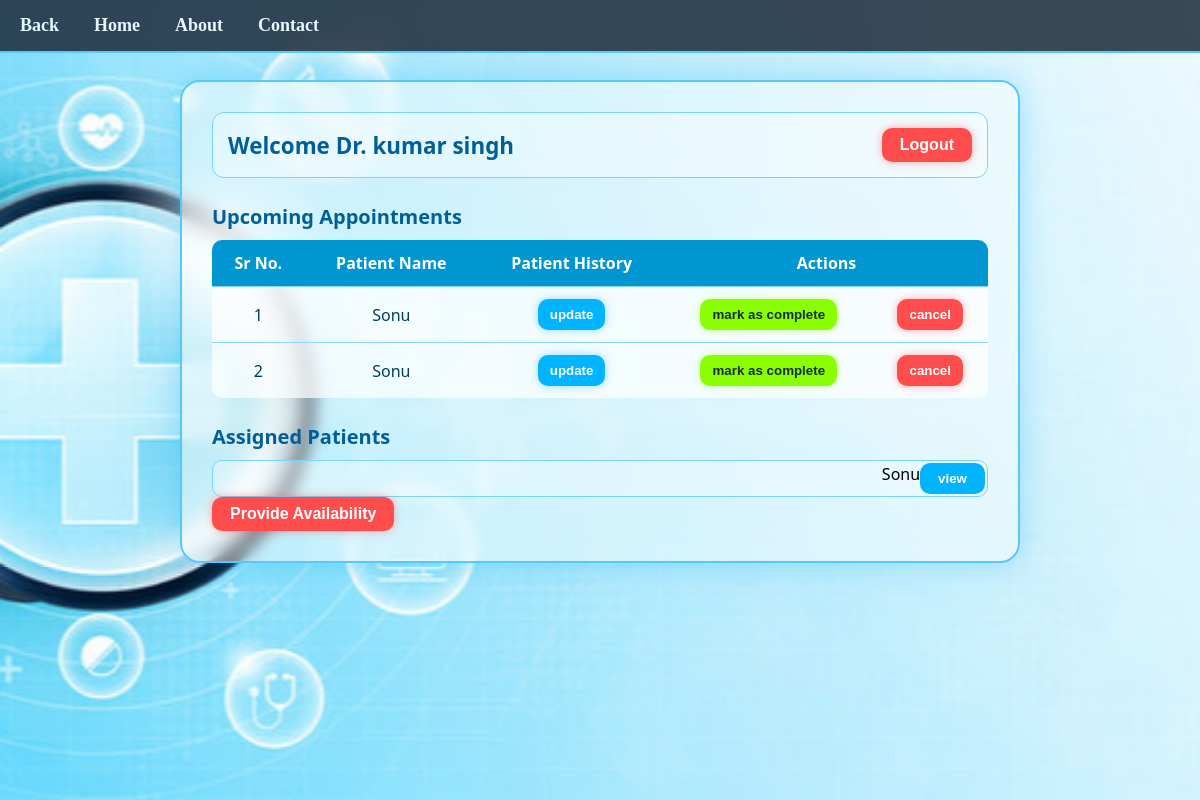
/doctor (signed in), run on the app's committed database.
### tables this page shows
CREATE TABLE doctors (
            id INTEGER PRIMARY KEY AUTOINCREMENT,
            user_id INTEGER NOT NULL,
            fullname TEXT NOT NULL,
            specialization TEXT NOT NULL,
            department TEXT NOT NULL,
            experience INTEGER,
            FOREIGN KEY (user_id) REFERENCES users(id) ON DELETE CASCADE
        );

CREATE TABLE appointments (
            id INTEGER PRIMARY KEY AUTOINCREMENT,
            patient_id INTEGER NOT NULL,
            doctor_id INTEGER NOT NULL,
            department TEXT NOT NULL,
            date TEXT NOT NULL,
            time TEXT NOT NULL,
            status TEXT CHECK(status IN ('booked', 'cancelled', 'completed')) DEFAULT
            'booked',
            FOREIGN KEY (patient_id) REFERENCES patients(id) ON DELETE CASCADE,
            FOREIGN KEY (doctor_id) REFERENCES doctors(id) ON DELETE CASCADE
            );

CREATE TABLE users (
                id INTEGER PRIMARY KEY AUTOINCREMENT,
                fullname TEXT NOT NULL,
                username TEXT UNIQUE NOT NULL,
                password TEXT NOT NULL,
                role TEXT CHECK(role IN ('admin', 'doctor', 'patient')) NOT NULL);

CREATE TABLE patients (
            id INTEGER PRIMARY KEY AUTOINCREMENT,
            user_id INTEGER NOT NULL,
            fullname TEXT NOT NULL,
            age INTEGER,
            gender TEXT,
            contact TEXT,
            blood_group TEXT,
            height INTEGER,
            weight INTEGER,
            FOREIGN KEY (user_id) REFERENCES users(id) ON DELETE CASCADE
            );

### app.py (the view)
@app.route("/doctor")
def doctor():
    doctor_id = session.get("doctor_id")
    if not doctor_id:
        return redirect("/")
    doctor = module.get_doctor_by_id(doctor_id)
    upcoming = module.get_doctor_upcoming_appointments(doctor_id)
    assigned = module.get_assigned_patients(doctor_id)
    return render_template(
        "doctor.html",
        doctor=doctor,
        upcoming=upcoming,
        assigned=assigned
    )

### module.py (called while the page is built)
def host_get_db():
    conn = sqlite3.connect('hospital.db')
    conn.row_factory=sqlite3.Row
    conn.execute("PRAGMA foreign_keys = ON")  # enforce FK constraints
    return conn

def get_doctor_upcoming_appointments(doctor_id):
    conn = host_get_db()
    cur = conn.cursor()
    cur.execute("""
        SELECT
            a.id,
            u.fullname AS patient,
            a.date,
            a.time
        FROM appointments a
        JOIN patients p ON a.patient_id = p.id
        JOIN users u ON p.user_id = u.id
        WHERE a.doctor_id = ?
          AND a.date >= date('now')
        ORDER BY a.date ASC
    """, (doctor_id,))
    rows = cur.fetchall()
    cur.close()
    conn.close()
    return rows

def get_assigned_patients(doctor_id):
    conn = host_get_db()
    cur = conn.cursor()
    cur.execute("""
        SELECT DISTINCT
            u.fullname,
            p.id AS patient_id
        FROM appointments a
        JOIN patients p ON a.patient_id = p.id
        JOIN users u ON p.user_id = u.id
        WHERE a.doctor_id = ?
    """, (doctor_id,))
    rows = cur.fetchall()
    cur.close()
    conn.close()
    return rows

def get_doctor_by_id(doctor_id):
    conn = host_get_db()
    curr = conn.cursor()
    curr.execute("SELECT * FROM doctors WHERE id=?", (doctor_id,))
    row = curr.fetchone()
    curr.close()
    conn.close()
    return row

### templates/doctor.html (shortened to what this page needs)
<!DOCTYPE html>
<html lang="en">
  <head>
    <link rel="stylesheet" href="/static/doctor.css" />
  </head>
  <body>
    <nav class="navbar">
      <ul class="nav-links">
          <li><a href="{{url_for("login")}}">Back</a></li>
          <li><a href="{{url_for("login")}}">Home</a></li>
          <li><a href="/about">About</a></li>
          <li><a href="/contact">Contact</a></li>
      </ul>
    </nav>
    <div class="admin_main">
      <div id="admin_block">
        <div class="top-bar">
          <span class="welcome">Welcome {{ doctor.fullname }}
          </span>
          <div class="search-box">
            <a href="{{ url_for('login') }}">
              <button>Logout</button>
            </a>
          </div>
        </div>
        <div id="wel1">Upcoming Appointments </div>
        <table>
          <thead>
            <tr>
              <th>Sr No.</th>
              <th>Patient Name</th>
              <th>Patient History</th>
              <th colspan="2">Actions</th>
            </tr>
          </thead>
          <tbody>
            {% if upcoming %}
            {% for a in upcoming %}
            <tr>
              <td>{{ loop.index }}</td>
              <td>{{ a.patient }}</td>
              <td>
                <a href="/doctor/update_history/{{ a.id }}">
                  <button>update</button>
                </a>
              </td>
              <td>
                <a href="/mark_complete/{{ a.id }}">
                  <button id="create">mark as complete</button>
                </a>
              </td>
              <td>
                <a href="/doctor/cancel/{{ a.id }}">
                  <button id="delete">cancel</button>
                </a>
              </td>
            </tr>
            {% endfor %}
            {% else %}
            <tr>
              <td colspan="5" style="text-align:center;">No upcoming appointments.</td>
            </tr>
            {% endif %}
          </tbody>
        </table>
        <div id="wel1">Assigned Patients</div>
        {% if assigned %}
        {% for p in assigned %}
        <div class="doctor">
          <span>{{ p.fullname }}</span>
          <div>
            <a href="/doctor/patient_history/{{ p.patient_id }}">
              <button>view</button>
            </a>
          </div>
        </div>
        {% endfor %}
        {% else %}
        <div class="doctor">
          <span>No assigned patients.</span>
        </div>
        {% endif %}
        <div>
          <div class="search-box">
            <a href="{{ url_for('doctor_availability') }}">
              <button>Provide Availability</button>
            </a>
          </div>
        </div>
      </div>
    </div>
  </body>
</html>

### static/doctor.css (style rules this page uses)
* { margin: 0; padding: 0; box-sizing: border-box; }
.navbar { width: 100%; background: rgba(26, 42, 58, 0.85); padding: 15px 20px; position: fixed; top: 0; left: 0; z-index: 999; border-bottom: 2px solid #55c9ff; backdrop-filter: blur(6px); }
.nav-links { list-style: none; display: flex; gap: 35px; }
.nav-links li a { color: #e6f7ff; text-decoration: none; font-size: 18px; font-weight: 600; transition: 0.3s; }
.admin_main { padding-top: 100px; }
.admin_main { min-height: 100vh; background: url(image3.jpg) no-repeat center center fixed; background-size: cover; display: flex; justify-content: center; align-items: flex-start; padding-top: 40px; font-family: "Segoe UI", Tahoma, sans-serif; }
#admin_block { width: 70%; background: rgba(255, 255, 255, 0.45); border: 2px solid #55c9ff; border-radius: 20px; padding: 30px; margin: 40px 0 0 0; backdrop-filter: blur(8px); box-shadow: 0 0 30px rgba(0, 170, 255, 0.3); animation: fadeIn 0.7s ease-out; }
.top-bar { background: rgba(255, 255, 255, 0.35); border: 1px solid #79d3ff; padding: 15px; border-radius: 12px; margin-bottom: 25px; display: flex; justify-content: space-between; align-items: center; }
.welcome { font-size: 1.4em; font-weight: bold; color: #005f99; }
.search-box button { padding: 8px 18px; background: #ff4c4c; color: white; border: none; border-radius: 10px; font-size: 1em; font-weight: bold; cursor: pointer; transition: 0.3s; box-shadow: 0 0 10px rgba(255, 50, 50, 0.4); }
#wel1 { margin-top: 20px; margin-bottom: 10px; font-weight: bold; color: #005f99; font-size: 1.25em; }
table { width: 100%; border-collapse: collapse; background: rgba(255, 255, 255, 0.35); border-radius: 10px; overflow: hidden; margin-bottom: 25px; }
th { background: #0096d2; color: white; padding: 12px; font-size: 1em; }
td { padding: 12px; border-top: 1px solid #8ad7ff; background: rgba(255, 255, 255, 0.55); color: #003d5b; text-align: center; }
td button { padding: 8px 12px; border-radius: 10px; border: none; cursor: pointer; font-weight: bold; transition: 0.3s; background: #00b4ff; color: white; box-shadow: 0 0 8px rgba(0, 170, 255, 0.4); }
#create { background: #8aff00; color: #1a2a3a; box-shadow: 0 0 8px rgba(138, 255, 0, 0.4); }
#delete { background: #ff4c4c; color: white; box-shadow: 0 0 8px rgba(255, 50, 50, 0.4); }
.doctor { padding: 2px; background: rgba(255, 255, 255, 0.28); border: 1px solid #79d3ff; border-radius: 10px; display: flex; justify-content: flex-end; }
.doctor button { padding: 8px 18px; background: #00b4ff; color: white; font-weight: bold; border-radius: 10px; border: none; cursor: pointer; transition: 0.3s; }

### data on the page
doctors: fullname "Dr. kumar singh"
appointments: patient "Sonu"
appointments: patient "Sonu"
patients: fullname "Sonu"
